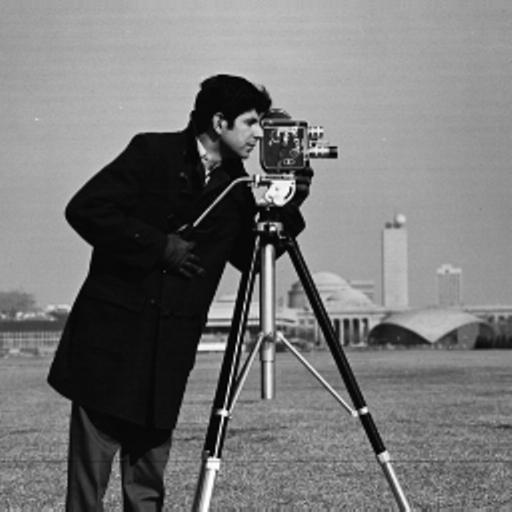
#> input picture data/cameraman.tif, 512 x 512 px, found by its file name
$ python correlation_graph.py
#> lines starting #> are read from the running program, lines starting #| are printed output that depends on the picture; pictures that were not available may be replaced by others from this repository, and a replacement may not be noted
import numpy as np
import cv2
import matplotlib.pyplot as plt

# =========================
# Load Image
# =========================
img = cv2.imread("images/cameraman.tif", 0)
#> img is the input picture: shape (512, 512); min 0, max 255, mean 118.3
enc = cv2.imread("images/cameraman_enc.tif", 0)
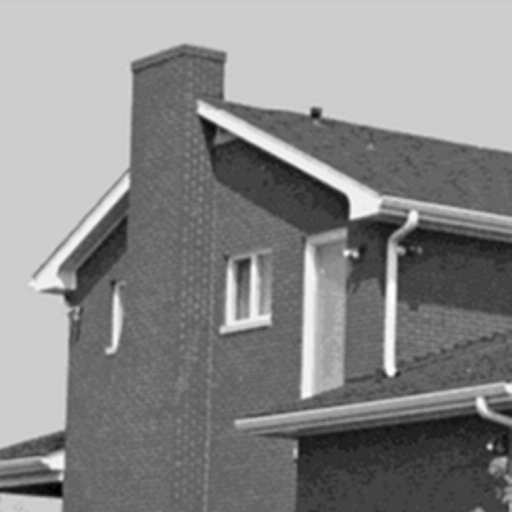
#> input picture data/house.tif, 512 x 512 px, given in place of cameraman_enc.tif, which was not available
#> enc is the input picture: shape (512, 512); min 0, max 254, mean 136.5

if img is None or enc is None:
    raise ValueError("Gambar tidak ditemukan!")

# =========================
# Fungsi ambil pasangan piksel
# =========================
def get_pairs(image, direction='horizontal', num_samples=5000):
    rows, cols = image.shape
    x = []
    y = []

    for _ in range(num_samples):
        i = np.random.randint(0, rows - 1)
        j = np.random.randint(0, cols - 1)

        if direction == 'horizontal':
            x.append(image[i, j])
            y.append(image[i, j+1])
        elif direction == 'vertical':
            x.append(image[i, j])
            y.append(image[i+1, j])
        elif direction == 'diagonal':
            x.append(image[i, j])
            y.append(image[i+1, j+1])

    return np.array(x), np.array(y)

# =========================
# Fungsi plot
# =========================
def plot_correlation(image, title):
#> called with title = 'Original Image'
    directions = ['horizontal', 'vertical', 'diagonal']

    plt.figure(figsize=(15, 4))

    for idx, d in enumerate(directions):
        x, y = get_pairs(image, d)

        plt.subplot(1, 3, idx+1)
        plt.scatter(x, y, s=1)
        plt.title(f"{title} ({d})")
        plt.xlabel("Pixel 1")
        plt.ylabel("Pixel 2")

    plt.tight_layout()
    plt.show()
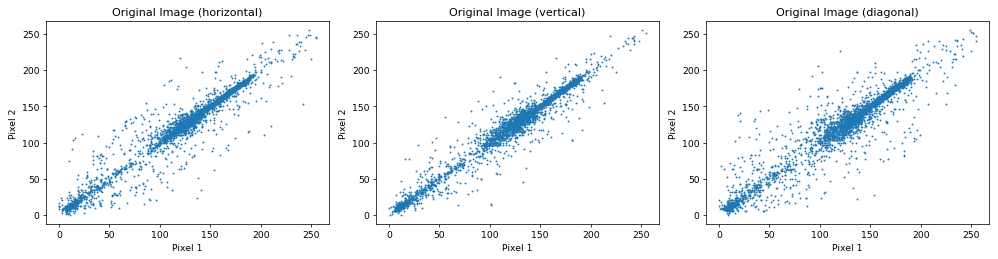
#> figure drawn by matplotlib, 3 panels

# =========================
# Plot hasil
# =========================
plot_correlation(img, "Original Image")
plot_correlation(enc, "Encrypted Image")
#> call 2 of plot_correlation, with title = 'Encrypted Image'
#> in plot_correlation (call 2), `plt.show()`:
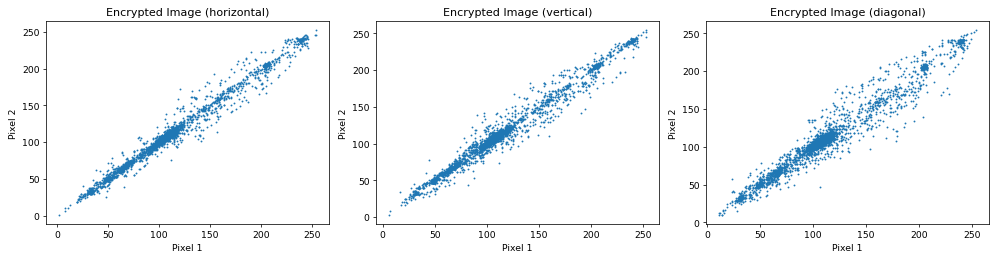
#> figure drawn by matplotlib, 3 panels
